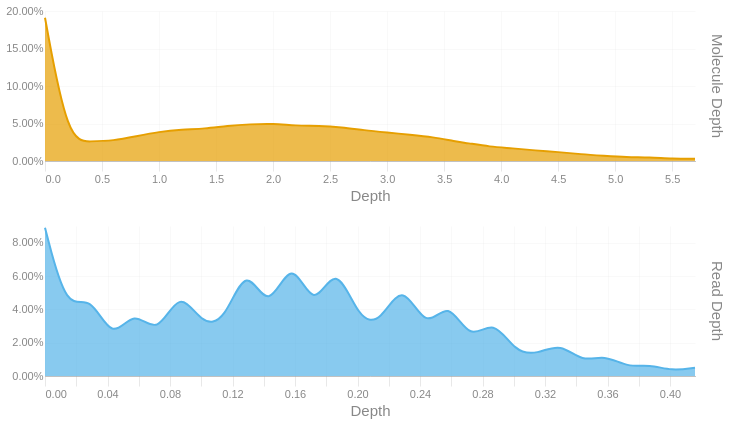

The notebook cell saved with this chart:
### Code cell
readdep = depth_hist(tb['Read Depth'], q99, 3)
readdep = readdep.with_columns(pl.lit('Read Depth').alias('Metric'))
if not SKIPLR:
    moldep = depth_hist(tb['Molecule Depth'], mol_q99, 1)
    moldep = moldep.with_columns(pl.lit('Molecule Depth').alias('Metric'))
    _hist = pl.concat([readdep, moldep])
    _hist = _hist.filter(pl.col('Proportion') != 0)
    with SafeRender(_hist):
        (
            alt.Chart(_hist)        
            .mark_area(interpolate = "basis")
            .encode(
                x=alt.X('Bin:Q').scale(domainMin=0).axis(alt.Axis(title='Depth')),
                y = alt.Y('Proportion:Q', title = None).axis(format = '.2%'),
                color = alt.Color('Metric:N').legend(None),
                row = alt.Row("Metric:N").header(title = None, labelOrient = 'right'),
                tooltip = [
                    alt.Tooltip("Metric:N", title = "Metric"),
                    alt.Tooltip('Interval:N', title = "Depth Interval"),
                    alt.Tooltip('Proportion:Q', title = "% Alignments").format('.2%')
                ]
            )
            .resolve_scale(x='independent', y='independent')
            .properties(
                height = 150, width = 650,
                usermeta={'embedOptions': {'downloadFileName': f'{samplename}.depth.hist'}}
            )
        ).display()
else:
    readdep = readdep.filter(pl.col('Proportion') != 0)
    with SafeRender(readdep):
        (
            alt.Chart(readdep)        
            .mark_area(interpolate = "basis")
            .encode(
                x=alt.X('Bin:Q').scale(domainMin=0).axis(alt.Axis(title='Depth')),
                y = alt.Y('Proportion:Q', title = None).axis(format = '.2%'),
                tooltip = [
                    alt.Tooltip('Interval:N', title = "Depth Interval"),
                    alt.Tooltip('Proportion:Q', title = "% Alignments").format('.2%')
                ]
            )
            .properties(
                usermeta={'embedOptions': {'downloadFileName': f'{samplename}.depth.hist'}}
            )
        ).display()

### Figure 1 — Vega-Lite specification as saved in the notebook (floating-point values rounded to 4 significant figures)
{"width": 650, "height": 150, "config": {"title": {"anchor": "start", "dy": -15, "fontSize": 18, "color": "#888888", "subtitleColor": "#888888", "subtitleFontSize": 14}, "arc": {"fill": "#0072B2"}, "axis": {"domainColor": "#888888", "domainWidth": 0.5, "gridWidth": 0.2, "grid": false, "titleFontWeight": 400, "titleFontSize": 15, "labelFontSize": 11, "labelColor": "#888888", "tickColor": "#888888", "tickWidth": 0.2, "titleColor": "#888888"}, "axisBand": {"grid": false}, "axisX": {"grid": true, "tickSize": 10, "domainCap": "round"}, "axisY": {"domain": false, "grid": true, "tickSize": 0, "domainCap": "round"}, "background": "transparent", "header": {"labelFontSize": 15, "labelColor": "#888888", "titleFontSize": 15, "titleFontWeight": 600, "titleColor": "#888888"}, "legend": {"labelFont": "sans-serif", "labelFontSize": 12, "labelColor": "#888888", "symbolSize": 100, "symbolType": "circle", "titleFontSize": 12, "titlePadding": 10, "titleColor": "#888888", "title": null}, "range": {"category": ["#E69F00", "#56B4E9", "#009E73", "#F0E442", "#0072B2", "#D55E00", "#CC79A7", "#000000"], "diverging": ["#cfe8f3", "#a2d4ec", "#73bfe2", "#46abdb", "#1696d2", "#12719e"]}, "area": {"fill": "#0072B2", "fillOpacity": 0.7, "line": true, "strokeOpacity": 0.7}, "line": {"color": "#0072B2", "stroke": "#0072B2", "strokeWidth": 2}, "trail": {"color": "#0072B2", "stroke": "#0072B2", "strokeWidth": 0, "size": 1}, "point": {"filled": true, "fillOpacity": 1.0, "size": 95}, "text": {"color": "#888888", "fontSize": 11, "align": "right", "fontWeight": 400, "size": 11}, "bar": {"fill": "#0072B2", "stroke": null}, "view": {"stroke": null, "continuousWidth": 660, "continuousHeight": 400}}, "data": {"name": "data-11d95bb04e807913ac5b3b52327d1a91"}, "mark": {"type": "area", "interpolate": "basis"}, "encoding": {"color": {"field": "Metric", "legend": null, "type": "nominal"}, "row": {"field": "Metric", "header": {"title": null, "labelOrient": "right"}, "type": "nominal"}, "tooltip": [{"field": "Metric", "title": "Metric", "type": "nominal"}, {"field": "Interval", "title": "Depth Interval", "type": "nominal"}, {"field": "Proportion", "format": ".2%", "title": "% Alignments", "type": "quantitative"}], "x": {"axis": {"title": "Depth"}, "field": "Bin", "scale": {"domainMin": 0}, "type": "quantitative"}, "y": {"axis": {"format": ".2%"}, "field": "Proportion", "title": null, "type": "quantitative"}}, "resolve": {"scale": {"x": "independent", "y": "independent"}}, "usermeta": {"embedOptions": {"downloadFileName": "TF26LRJL0068_5B_10484332_23Y22YLT4_L7.depth.hist"}}, "$schema": "https://vega.github.io/schema/vega-lite/v6.4.1.json", "datasets": {"data-11d95bb04e807913ac5b3b52327d1a91": [{"Bin": 0.0, "Interval": "0.0-0.014", "Proportion": 0.089, "Metric": "Read Depth"}, {"Bin": 0.014, "Interval": "0.014-0.029", "Proportion": 0.038, "Metric": "Read Depth"}, {"Bin": 0.029, "Interval": "0.029-0.043", "Proportion": 0.05, "Metric": "Read Depth"}, {"Bin": 0.043, "Interval": "0.043-0.057", "Proportion": 0.02, "Metric": "Read Depth"}, {"Bin": 0.057, "Interval": "0.057-0.072", "Proportion": 0.041, "Metric": "Read Depth"}, {"Bin": 0.072, "Interval": "0.072-0.086", "Proportion": 0.023, "Metric": "Read Depth"}, {"Bin": 0.086, "Interval": "0.086-0.1", "Proportion": 0.053, "Metric": "Read Depth"}, {"Bin": 0.1, "Interval": "0.1-0.115", "Proportion": 0.031, "Metric": "Read Depth"}, {"Bin": 0.115, "Interval": "0.115-0.129", "Proportion": 0.032, "Metric": "Read Depth"}, {"Bin": 0.129, "Interval": "0.129-0.143", "Proportion": 0.069, "Metric": "Read Depth"}, {"Bin": 0.143, "Interval": "0.143-0.158", "Proportion": 0.036, "Metric": "Read Depth"}, {"Bin": 0.158, "Interval": "0.158-0.172", "Proportion": 0.074, "Metric": "Read Depth"}, {"Bin": 0.172, "Interval": "0.172-0.186", "Proportion": 0.037, "Metric": "Read Depth"}, {"Bin": 0.186, "Interval": "0.186-0.201", "Proportion": 0.07, "Metric": "Read Depth"}, {"Bin": 0.201, "Interval": "0.201-0.215", "Proportion": 0.033, "Metric": "Read Depth"}, {"Bin": 0.215, "Interval": "0.215-0.229", "Proportion": 0.032, "Metric": "Read Depth"}, {"Bin": 0.229, "Interval": "0.229-0.244", "Proportion": 0.058, "Metric": "Read Depth"}, {"Bin": 0.244, "Interval": "0.244-0.258", "Proportion": 0.026, "Metric": "Read Depth"}, {"Bin": 0.258, "Interval": "0.258-0.272", "Proportion": 0.047, "Metric": "Read Depth"}, {"Bin": 0.272, "Interval": "0.272-0.287", "Proportion": 0.02, "Metric": "Read Depth"}, {"Bin": 0.287, "Interval": "0.287-0.301", "Proportion": 0.035, "Metric": "Read Depth"}, {"Bin": 0.301, "Interval": "0.301-0.315", "Proportion": 0.014, "Metric": "Read Depth"}, {"Bin": 0.315, "Interval": "0.315-0.33", "Proportion": 0.013, "Metric": "Read Depth"}, {"Bin": 0.33, "Interval": "0.33-0.344", "Proportion": 0.02, "Metric": "Read Depth"}, {"Bin": 0.344, "Interval": "0.344-0.358", "Proportion": 0.008, "Metric": "Read Depth"}, {"Bin": 0.358, "Interval": "0.358-0.373", "Proportion": 0.013, "Metric": "Read Depth"}, {"Bin": 0.373, "Interval": "0.373-0.387", "Proportion": 0.005, "Metric": "Read Depth"}, {"Bin": 0.387, "Interval": "0.387-0.401", "Proportion": 0.007, "Metric": "Read Depth"}, {"Bin": 0.401, "Interval": "0.401-0.416", "Proportion": 0.003, "Metric": "Read Depth"}, {"Bin": 0.416, "Interval": "0.416-0.43", "Proportion": 0.005, "Metric": "Read Depth"}, {"Bin": 0.0, "Interval": "0.0-0.2", "Proportion": 0.191, "Metric": "Molecule Depth"}, {"Bin": 0.2, "Interval": "0.2-0.4", "Proportion": 0.026, "Metric": "Molecule Depth"}, {"Bin": 0.4, "Interval": "0.4-0.6", "Proportion": 0.026, "Metric": "Molecule Depth"}, {"Bin": 0.6, "Interval": "0.6-0.8", "Proportion": 0.027, "Metric": "Molecule Depth"}, {"Bin": 0.8, "Interval": "0.8-1.0", "Proportion": 0.033, "Metric": "Molecule Depth"}, {"Bin": 1.0, "Interval": "1.0-1.2", "Proportion": 0.039, "Metric": "Molecule Depth"}, {"Bin": 1.2, "Interval": "1.2-1.4", "Proportion": 0.042, "Metric": "Molecule Depth"}, {"Bin": 1.4, "Interval": "1.4-1.6", "Proportion": 0.043, "Metric": "Molecule Depth"}, {"Bin": 1.6, "Interval": "1.6-1.8", "Proportion": 0.047, "Metric": "Molecule Depth"}, {"Bin": 1.8, "Interval": "1.8-2.0", "Proportion": 0.049, "Metric": "Molecule Depth"}, {"Bin": 2.0, "Interval": "2.0-2.2", "Proportion": 0.05, "Metric": "Molecule Depth"}, {"Bin": 2.2, "Interval": "2.2-2.4", "Proportion": 0.047, "Metric": "Molecule Depth"}, {"Bin": 2.4, "Interval": "2.4-2.6", "Proportion": 0.047, "Metric": "Molecule Depth"}, {"Bin": 2.6, "Interval": "2.6-2.8", "Proportion": 0.045, "Metric": "Molecule Depth"}, {"Bin": 2.8, "Interval": "2.8-3.0", "Proportion": 0.041, "Metric": "Molecule Depth"}, {"Bin": 3.0, "Interval": "3.0-3.2", "Proportion": 0.038, "Metric": "Molecule Depth"}, {"Bin": 3.2, "Interval": "3.2-3.4", "Proportion": 0.035, "Metric": "Molecule Depth"}, {"Bin": 3.4, "Interval": "3.4-3.6", "Proportion": 0.032, "Metric": "Molecule Depth"}, {"Bin": 3.6, "Interval": "3.6-3.7", "Proportion": 0.026, "Metric": "Molecule Depth"}, {"Bin": 3.7, "Interval": "3.7-3.9", "Proportion": 0.024, "Metric": "Molecule Depth"}, {"Bin": 3.9, "Interval": "3.9-4.1", "Proportion": 0.019, "Metric": "Molecule Depth"}, {"Bin": 4.1, "Interval": "4.1-4.3", "Proportion": 0.017, "Metric": "Molecule Depth"}, {"Bin": 4.3, "Interval": "4.3-4.5", "Proportion": 0.014, "Metric": "Molecule Depth"}, {"Bin": 4.5, "Interval": "4.5-4.7", "Proportion": 0.012, "Metric": "Molecule Depth"}, {"Bin": 4.7, "Interval": "4.7-4.9", "Proportion": 0.009, "Metric": "Molecule Depth"}, {"Bin": 4.9, "Interval": "4.9-5.1", "Proportion": 0.007, "Metric": "Molecule Depth"}, {"Bin": 5.1, "Interval": "5.1-5.3", "Proportion": 0.005, "Metric": "Molecule Depth"}, {"Bin": 5.3, "Interval": "5.3-5.5", "Proportion": 0.005, "Metric": "Molecule Depth"}, {"Bin": 5.5, "Interval": "5.5-5.7", "Proportion": 0.003, "Metric": "Molecule Depth"}, {"Bin": 5.7, "Interval": "5.7-5.92", "Proportion": 0.003, "Metric": "Molecule Depth"}]}}
